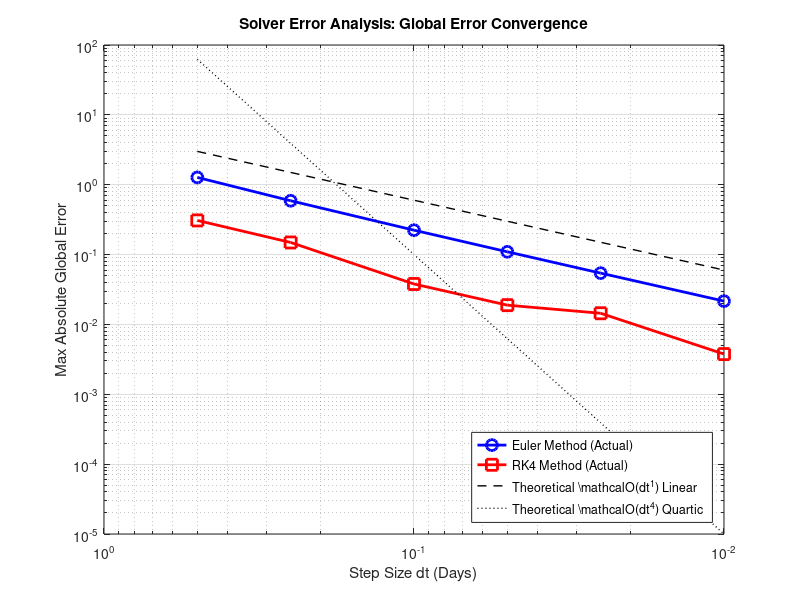

The MATLAB source for this figure:
%% 
% Solver Error Analysis - Global Error Convergence
clear; clc; close all;

% System Parameters & Initial Conditions
t_span = [0 45];
a0 = 0.1; 
v0 = 0;   
y0 = [a0; v0]; 

k1 = 10; k2 = 50; alpha = 1;
r1 = 0.019; r2 = 0.26; r3 = 0.014; r4 = 0.038;

% Vaccination Pulse (Day 0 and Day 21)
pulse = @(t) double(t>=0 & t<=1) + double(t>=21 & t<=22);

% ODE Function
system_ode = @(t, y) [ ...
    r1*y(2) + r2*y(1)*y(2) + y(1)*(r3 - r4*y(1)); ...
    alpha*pulse(t) - (k1*y(2)) / (k2 + y(2) + eps) ...
];

%  Calculate Exact Reference Solution (ode45 with tight tolerances)
options = odeset('RelTol', 1e-11, 'AbsTol', 1e-11, 'MaxStep', 0.01);
[t_ref, y_ref] = ode45(system_ode, t_span, y0, options);

% Step Sizes 
dt_values = [0.5, 0.25, 0.1, 0.05, 0.025, 0.01];
num_steps = length(dt_values);

err_euler = zeros(1, num_steps);
err_rk4 = zeros(1, num_steps);

% 4. Run Solvers and Calculate Error
for i = 1:num_steps
    dt = dt_values(i);
    t_grid = t_span(1):dt:t_span(2);
    N = length(t_grid);
    
    y_euler = zeros(2, N); y_euler(:,1) = y0;
    y_rk4 = zeros(2, N);   y_rk4(:,1) = y0;
    
    for n = 1:(N-1)
        t_curr = t_grid(n);
        
        % Euler
        f1 = system_ode(t_curr, y_euler(:,n));
        y_euler(:,n+1) = y_euler(:,n) + dt * f1;
        
        % RK4
        k_1 = system_ode(t_curr, y_rk4(:,n));
        k_2 = system_ode(t_curr + 0.5*dt, y_rk4(:,n) + 0.5*dt*k_1);
        k_3 = system_ode(t_curr + 0.5*dt, y_rk4(:,n) + 0.5*dt*k_2);
        k_4 = system_ode(t_curr + dt, y_rk4(:,n) + dt*k_3);
        y_rk4(:,n+1) = y_rk4(:,n) + (dt/6) * (k_1 + 2*k_2 + 2*k_3 + k_4);
    end
    
    % Interpolate Reference to find Max Global Error
    A_ref_interp = interp1(t_ref, y_ref(:,1), t_grid);
    err_euler(i) = max(abs(y_euler(1,:) - A_ref_interp));
    err_rk4(i)   = max(abs(y_rk4(1,:)   - A_ref_interp));
end


figure(1);
set(gcf, 'Color', 'w');

% Plot actual errors 
loglog(dt_values, err_euler, '-ob', 'LineWidth', 2, 'MarkerSize', 8, 'MarkerFaceColor', 'none'); hold on;
loglog(dt_values, err_rk4, '-sr', 'LineWidth', 2, 'MarkerSize', 8, 'MarkerFaceColor', 'none');


loglog(dt_values, 6 * dt_values.^1, 'k--', 'LineWidth', 1);      
loglog(dt_values, 1000 * dt_values.^4, 'k:', 'LineWidth', 1);     

set(gca, 'XDir', 'reverse', 'XScale', 'log', 'YScale', 'log');
xlim([1e-2, 1e0]);
ylim([1e-5, 1e2]);
grid on;
grid minor; 
title('Solver Error Analysis: Global Error Convergence', 'FontWeight', 'bold');
xlabel('Step Size dt (Days)');
ylabel('Max Absolute Global Error');


legend({'Euler Method (Actual)', 'RK4 Method (Actual)', ...
    'Theoretical \mathcal{O}(dt^1) Linear', 'Theoretical \mathcal{O}(dt^4) Quartic'}, ...
    'Location', 'southeast', 'Interpreter', 'tex');
